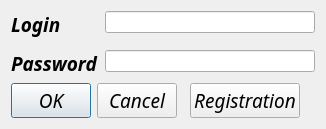
<?xml version="1.0" encoding="UTF-8"?>
<ui version="4.0">
 <class>LoginForm</class>
 <widget class="QWidget" name="LoginForm">
  <property name="geometry">
   <rect>
    <x>0</x>
    <y>0</y>
    <width>305</width>
    <height>122</height>
   </rect>
  </property>
  <property name="sizePolicy">
   <sizepolicy hsizetype="Expanding" vsizetype="Expanding">
    <horstretch>0</horstretch>
    <verstretch>0</verstretch>
   </sizepolicy>
  </property>
  <property name="windowTitle">
   <string>Form</string>
  </property>
  <layout class="QVBoxLayout" name="verticalLayout">
   <item>
    <layout class="QFormLayout" name="formLayout">
     <property name="horizontalSpacing">
      <number>7</number>
     </property>
     <property name="verticalSpacing">
      <number>12</number>
     </property>
     <item row="0" column="0">
      <widget class="QLabel" name="label">
       <property name="font">
        <font>
         <family>GOST type A</family>
         <pointsize>14</pointsize>
         <italic>true</italic>
         <bold>true</bold>
        </font>
       </property>
       <property name="text">
        <string>Login</string>
       </property>
      </widget>
     </item>
     <item row="1" column="0">
      <widget class="QLabel" name="label_2">
       <property name="font">
        <font>
         <family>GOST type A</family>
         <pointsize>14</pointsize>
         <italic>true</italic>
         <bold>true</bold>
        </font>
       </property>
       <property name="text">
        <string>Password</string>
       </property>
      </widget>
     </item>
     <item row="0" column="1">
      <widget class="QLineEdit" name="loginLineEdit"/>
     </item>
     <item row="1" column="1">
      <widget class="QLineEdit" name="passwordLineEdit">
       <property name="echoMode">
        <enum>QLineEdit::EchoMode::Password</enum>
       </property>
      </widget>
     </item>
    </layout>
   </item>
   <item>
    <spacer name="verticalSpacer">
     <property name="orientation">
      <enum>Qt::Orientation::Vertical</enum>
     </property>
     <property name="sizeHint" stdset="0">
      <size>
       <width>20</width>
       <height>40</height>
      </size>
     </property>
    </spacer>
   </item>
   <item>
    <layout class="QHBoxLayout" name="horizontalLayout" stretch="0,0">
     <property name="spacing">
      <number>13</number>
     </property>
     <property name="rightMargin">
      <number>15</number>
     </property>
     <property name="bottomMargin">
      <number>0</number>
     </property>
     <item>
      <widget class="QDialogButtonBox" name="buttonBox">
       <property name="font">
        <font>
         <family>GOST type A</family>
         <pointsize>14</pointsize>
         <italic>true</italic>
        </font>
       </property>
       <property name="standardButtons">
        <set>QDialogButtonBox::StandardButton::Cancel|QDialogButtonBox::StandardButton::Ok</set>
       </property>
      </widget>
     </item>
     <item>
      <widget class="QPushButton" name="registrationPushButton">
       <property name="font">
        <font>
         <family>GOST type A</family>
         <pointsize>14</pointsize>
         <italic>true</italic>
        </font>
       </property>
       <property name="text">
        <string>Registration</string>
       </property>
      </widget>
     </item>
    </layout>
   </item>
  </layout>
 </widget>
 <resources/>
 <connections/>
</ui>
